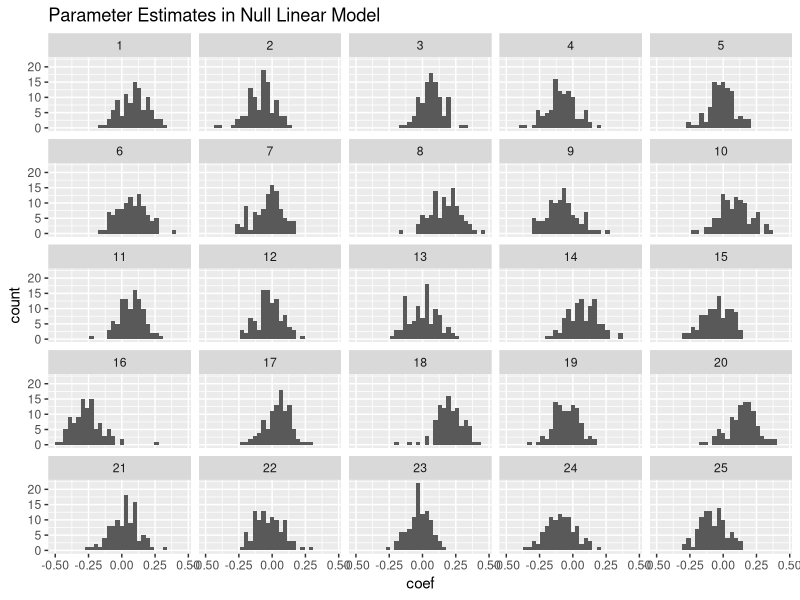
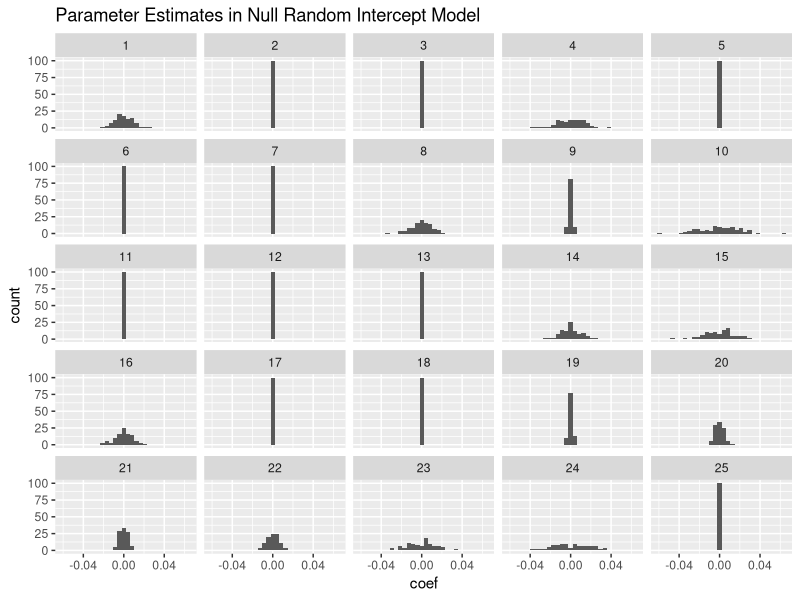
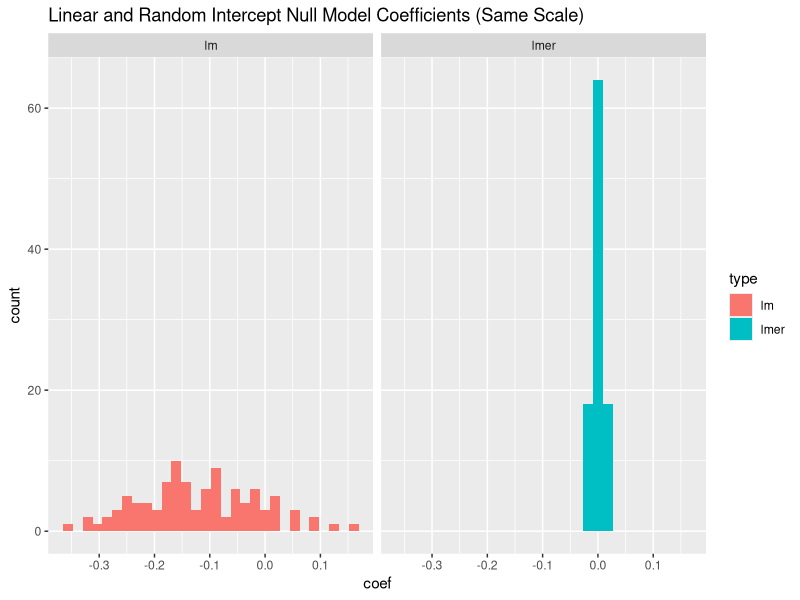
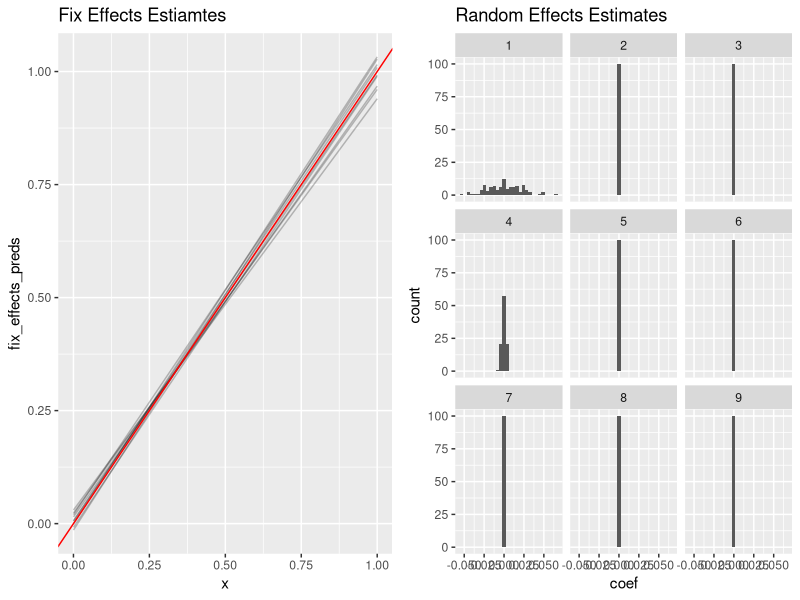
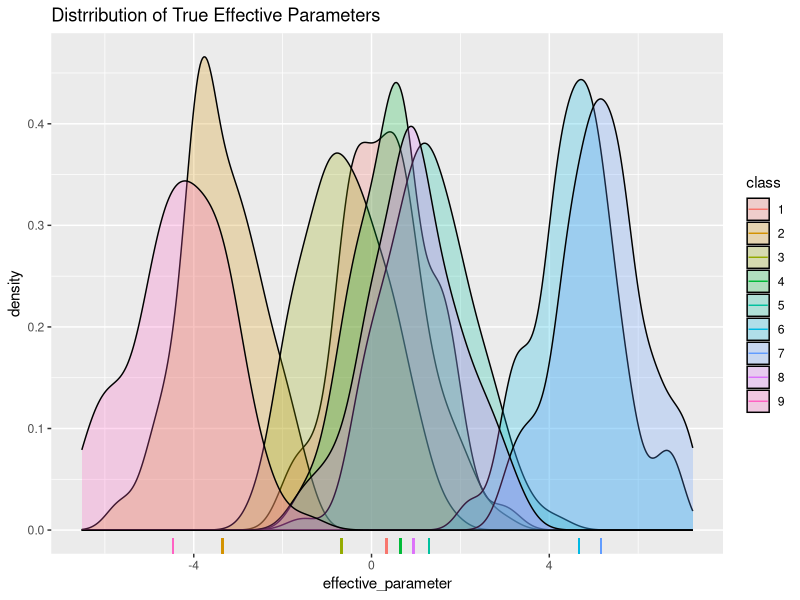
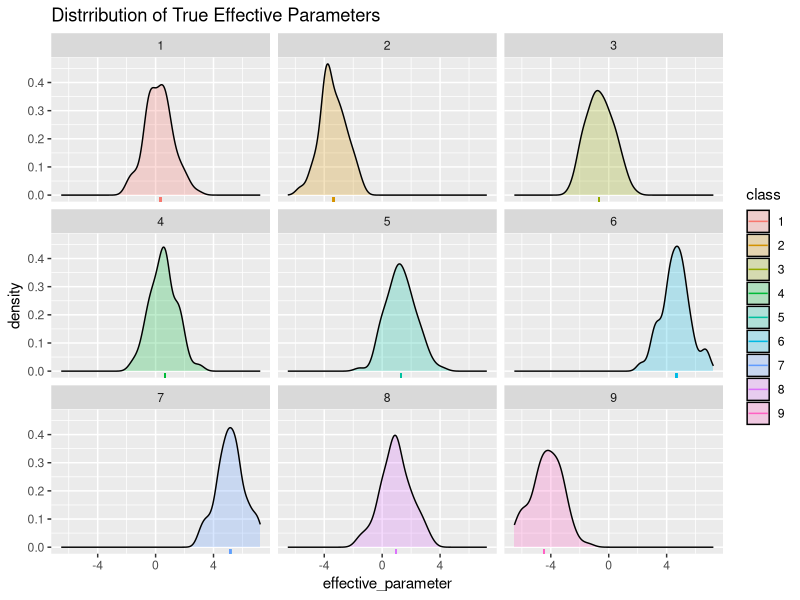

Recreate these plots in R, in order.
## ---- chunk 1
# Fit a linear model, regressing an independent response y against and a 
# random class varaible
estiamte_lm_random_classes <- function(N, N_classes) {
  X <- factor(sample(1:N_classes, N, replace=TRUE))
  y <- rnorm(N)
  M <- lm(y ~ X)
  coef(M)
}
## ---- chunk 2
# Replicate fitting an estimator N times
replicate_models <- function(N, N_classes, estimator, N_replicates) {
  model_coefs <- replicate(N_replicates, estimator(N, N_classes))
  model_coefs_melted <- data.frame(
    model_id = rep(1:N_replicates, each=N_classes),
    coef = as.vector(model_coefs)
  )
  model_coefs_melted
}
# 10000 replications of the independent y, random class model
model_coefs_melted <- replicate_models(10000, 100, estiamte_lm_random_classes, 25)
## ---- chunk 3
library("ggplot2")
ggplot(data=model_coefs_melted, aes(x=coef)) +
  geom_histogram() +
  facet_wrap(~model_id) +
  labs(title="Parameter Estimates in Null Linear Model")
## ---- chunk 4
set.seed(154)
N <- 10000
N_classes <- 100
df <- data.frame(
  X <- factor(sample(1:N_classes, N, replace=TRUE)),
  y <- rnorm(N)
)
M_lm <- lm(y ~ X, data = df)
## ---- chunk 5
library("lme4")
M_lmer <- lmer(y ~ (1 | X), data = df)
## ---- chunk 6
fixef(M_lmer)
## ---- chunk 7
head(ranef(M_lmer)$X)
## ---- chunk 8
attributes(VarCorr(M_lmer)$X)$stddev
## ---- chunk 9
sigma(M_lmer)
## ---- chunk 10
set.seed(154)
## ---- chunk 11
estiamte_lmer_random_classes <- function(N, N_classes) {
  df <- data.frame(
    x = factor(sample(1:N_classes, N, replace=TRUE)),
    y = rnorm(N)
  )
  M <- lmer(y ~ (1 | x), data = df)
  ranef(M)$x[, 1]
}

model_coefs_melted <- replicate_models(10000, 100,
                                      estiamte_lmer_random_classes, 25)
ggplot(data=model_coefs_melted, aes(x=coef)) +
  geom_histogram() +
  facet_wrap(~model_id) +
  labs(title="Parameter Estimates in Null Random Intercept Model")
## ---- chunk 12
set.seed(154)
df <- data.frame(
  x = factor(sample(1:N_classes, N, replace=TRUE)),
  y = rnorm(N)
)
M_lm <- lm(y ~ x, data = df)
M_lmer <- lmer(y ~ (1 | x), data = df)
plot_data <- data.frame(coef = c(coef(M_lm), ranef(M_lmer)$x[, 1]),
                        type = rep(c("lm", "lmer"), each = N_classes))
ggplot(aes(x = coef, fill = type), data = plot_data) + 
  geom_histogram() + 
  facet_wrap(~ type) +
  labs(title="Linear and Random Intercept Null Model Coefficients (Same Scale)")
## ---- chunk 13
set.seed(154)
df <- data.frame(
  t = runif(N),
  X = factor(sample(1:N_classes, N, replace=TRUE))
)
df$y <- df$t + rnorm(N)
M_lmer <- lmer(y ~ t + (1 | X), data = df)
## ---- chunk 14
fixef(M_lmer)
## ---- chunk 15
attributes(VarCorr(M_lmer)$X)$stddev
## ---- chunk 16
sigma(M_lmer)
## ---- chunk 17
estimate_lmer_with_fixed <- function(N, N_classes) {
  df <- data.frame(
    t = runif(N),
    x = factor(sample(1:N_classes, N, replace=TRUE))
  )
  df$y <- df$t + rnorm(N)
  M <- lmer(y ~ t + (1 | x), data = df)
  M
}

set.seed(154)
N_replicates <- 9
N_classes <- 100
lmers_fixed_effects <- replicate(
  N_replicates,
  fixef(estimate_lmer_with_fixed(10000, N_classes))
)

# Evaluate the fixed effects part of the model on a grid of points on [0, 1]
N_grid_points <- 4
grid_matrix <- cbind(rep(1, N_grid_points), seq(0, 1, length = N_grid_points))
fixef_preds <- grid_matrix %*% lmers_fixed_effects
fixef_preds_melted <- data.frame(
  model_id = factor(rep(1:N_replicates, each = N_grid_points)),
  x = rep(seq(0, 1, length = N_grid_points), N_replicates),
  fix_effects_preds = as.vector(fixef_preds)
)
p_fixef <- ggplot(data = fixef_preds_melted, aes(x = x, y = fix_effects_preds)) +
                  geom_line(aes(group = model_id), alpha = .25) +
                  geom_abline(intercept = 0, slope = 1, color="red") +
                  labs(title="Fix Effects Estiamtes")


# Plot the random effect distribution from the same model
set.seed(154)
lmers_rand_effects <- replicate(
  N_replicates,
  ranef(estimate_lmer_with_fixed(10000, N_classes))$x[,1]
)
rand_effects_melted <- data.frame(
  model_id = rep(1:N_replicates, each = N_classes),
  coef = as.vector(lmers_rand_effects)
)
p_ranef <- ggplot(data=rand_effects_melted, aes(x=coef)) +
           geom_histogram() +
           facet_wrap(~model_id) +
           labs(title="Random Effects Estimates")
## ---- chunk 18
# I've suppresed the busywork involved in making these plots.
library("gridExtra")
grid.arrange(p_fixef, p_ranef, ncol=2)
## ---- chunk 19
N_class <- 9

class_parameters <- structure(
  rnorm(N_class, sd = 3),
  names = as.character(1:N_class)
)

head(class_parameters)
## ---- chunk 20
N_subclass <- 100
subclass_parameters <- structure(
  rnorm(N_class*N_subclass),
  # The transpose is to put things in an inuitive order
  names = as.vector(t(outer(1:N_class, 1:N_subclass, paste, sep=".")))
)
head(subclass_parameters)
## ---- chunk 21
# Get the class name from a subclass name. For example:
#   get_class_name("10.4") == "10"
get_class_name <- function(subclass_name) strsplit(subclass_name, ".", fixed = TRUE)[[1]][1]

effective_parameters <- lapply(
  names(subclass_parameters),
  function(x) subclass_parameters[x] + class_parameters[get_class_name(x)]
)
names(effective_parameters) <- names(subclass_parameters)

parameters_df <- data.frame(
  effective_parameter = unlist(effective_parameters),
  class = rep(names(class_parameters), each = N_subclass),
  class_parameter = rep(class_parameters, each = N_subclass)
)

ggplot(data = parameters_df, aes(x = effective_parameter)) +
  geom_density(aes(fill = class), alpha = .25) +
  geom_rug(aes(x = class_parameter, colour = class)) +
  labs(title = "Distrribution of True Effective Parameters")
## ---- chunk 22
ggplot(data = parameters_df, aes(x = effective_parameter)) +
  geom_density(aes(fill = class), alpha = .25) +
  geom_rug(aes(x = class_parameter, colour = class)) +
  facet_wrap(~ class) +
  labs(title = "Distrribution of True Effective Parameters") 
